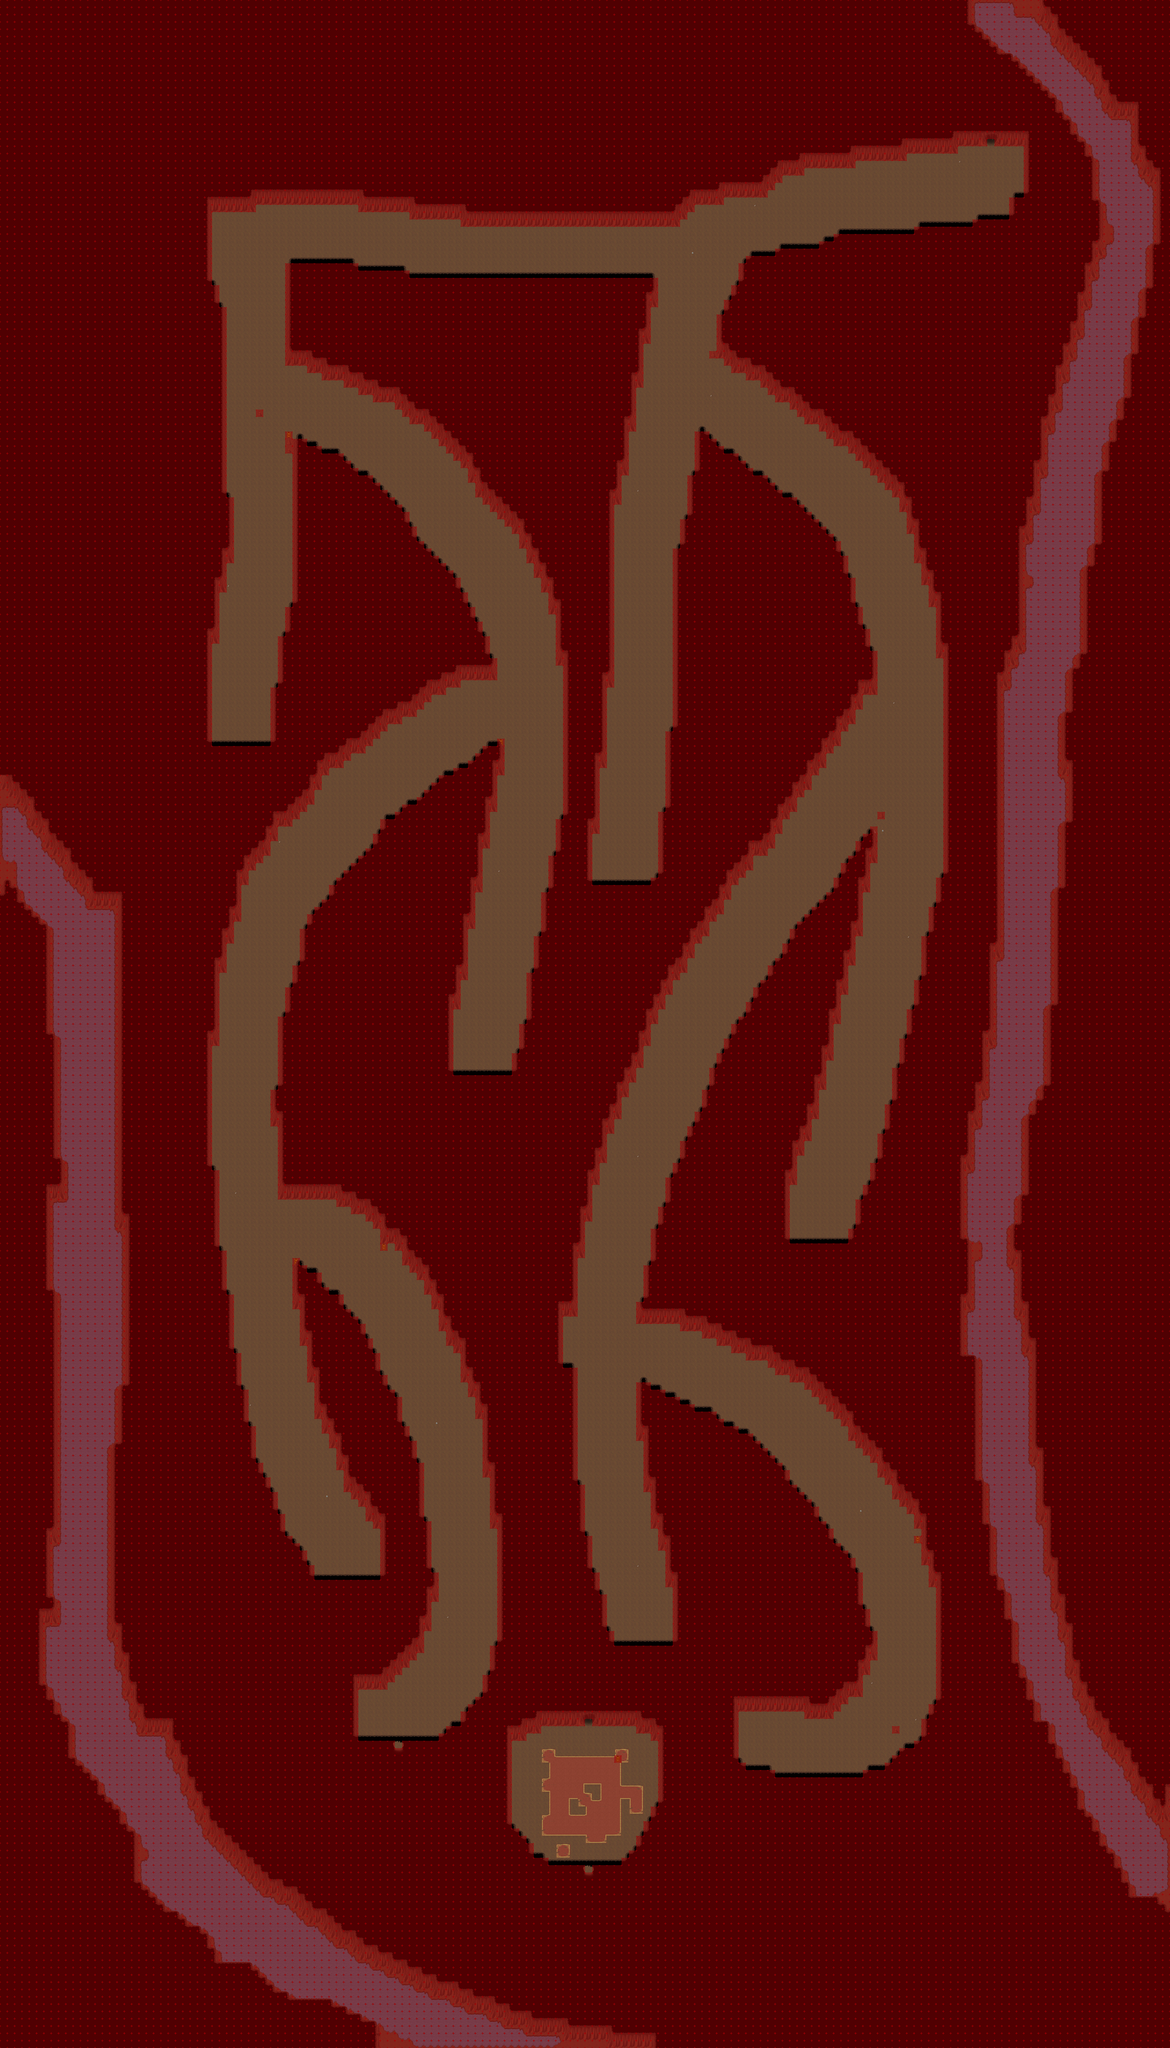

The image is a tile-based game level rendered from a .tmx file. Its description and source (layers, tilesets, objects; grid data summarised) follow:
An orthogonal 160x280 tile map with 32x32 px tiles, 5 tile layers (Ground, Fringe, Over, Collision, ...), 3 tilesets and 33 objects (26x Spawn, 4x fixme, 3x warp).

<map version="1.0" tiledversion="1.0.3" orientation="orthogonal" renderorder="right-down" width="160" height="280" tilewidth="32" tileheight="32" nextobjectid="36">
 <properties>
  <property name="author" value="Jesusalva" />
  <property name="license" value="GPL v2+, CC BY SA 3.0+" />
  <property name="manaplus version" value="2" />
  <property name="minimap" value="graphics/minimaps/008-2.png" />
  <property name="music" value="Unforgiving_Lands.ogg" />
  <property name="name" value="2nd Floor - Party Dungeon" />
 </properties>
 <tileset firstgid="1" name="collision" tilewidth="32" tileheight="32" tilecount="9" columns="3">
  <image source="../graphics/tilesets/collision.png" width="96" height="96" />
 </tileset>
 <tileset firstgid="10" name="cave" tilewidth="32" tileheight="32" tilecount="128" columns="16">
  <image source="../graphics/tilesets/cave.png" width="512" height="256" />
 </tileset>
 <tileset firstgid="138" name="cave_x2" tilewidth="32" tileheight="64" tilecount="16" columns="16">
  <image source="../graphics/tilesets/cave_x2.png" width="512" height="64" />
 </tileset>
 <layer name="Ground" width="160" height="280">
  <data>[44800 cells, 44800 non-empty, 63 distinct tile ids]</data>
 </layer>
 <layer name="Fringe" width="160" height="280">
  <data>[44800 cells, 12 non-empty, 3 distinct tile ids]</data>
 </layer>
 <layer name="Over" width="160" height="280">
  <data>[44800 cells, 923 non-empty, 9 distinct tile ids]</data>
 </layer>
 <layer name="Collision" width="160" height="280">
  <data>[44800 cells, 35905 non-empty, 1 distinct tile ids]</data>
 </layer>
 <layer name="Heights" width="160" height="280">
  <data>[44800 cells, 0 non-empty, 0 distinct tile ids]</data>
 </layer>
 <objectgroup name="Objects">
  <object id="1" name="Margin" type="fixme" x="0" y="0" width="640" height="640" />
  <object id="2" name="Margin" type="fixme" x="4480" y="8320" width="640" height="640" />
  <object id="4" name="Margin" type="fixme" x="4480" y="0" width="640" height="640" />
  <object id="5" name="Margin" type="fixme" x="0" y="8320" width="640" height="640" />
  <object id="6" name="First Floor" type="warp" x="4320" y="608" width="32" height="32">
   <properties>
    <property name="dest_map" value="008-0" />
    <property name="dest_x" value="0" />
    <property name="dest_y" value="0" />
    <property name="npc_id" value="SCRIPT" />
   </properties>
  </object>
  <object id="7" name="Third Floor" type="warp" x="2560" y="7520" width="32" height="32">
   <properties>
    <property name="dest_map" value="008-0" />
    <property name="dest_x" value="0" />
    <property name="dest_y" value="0" />
    <property name="npc_id" value="SCRIPT" />
   </properties>
  </object>
  <object id="8" name="Return" type="warp" x="2560" y="8160" width="32" height="32">
   <properties>
    <property name="dest_map" value="008-2" />
    <property name="dest_x" value="54" />
    <property name="dest_y" value="237" />
   </properties>
  </object>
 </objectgroup>
 <objectgroup color="#7fff00" name="Monsters Layer 1" visible="0">
  <object id="10" name="Slime Blast" type="Spawn" x="2048" y="7424" width="1024" height="832">
   <properties>
    <property name="death" value="15000" />
    <property name="max_beings" value="2" />
    <property name="monster_id" value="1090" />
    <property name="spawn" value="15000" />
   </properties>
  </object>
  <object id="11" name="Bandit" type="Spawn" x="832" y="5152" width="1376" height="2560">
   <properties>
    <property name="death" value="25000" />
    <property name="max_beings" value="4" />
    <property name="monster_id" value="1024" />
    <property name="spawn" value="25000" />
   </properties>
  </object>
  <object id="12" name="Mouboo" type="Spawn" x="2336" y="5664" width="2144" height="1728">
   <properties>
    <property name="death" value="25000" />
    <property name="max_beings" value="4" />
    <property name="monster_id" value="1023" />
    <property name="spawn" value="25000" />
   </properties>
  </object>
  <object id="13" name="Cave Snake" type="Spawn" x="736" y="512" width="3968" height="1280">
   <properties>
    <property name="death" value="25000" />
    <property name="max_beings" value="7" />
    <property name="monster_id" value="1035" />
    <property name="spawn" value="25000" />
   </properties>
  </object>
  <object id="14" name="Giant Maggot" type="Spawn" x="800" y="1792" width="2272" height="1184">
   <properties>
    <property name="death" value="25000" />
    <property name="max_beings" value="4" />
    <property name="monster_id" value="1031" />
    <property name="spawn" value="25000" />
   </properties>
  </object>
  <object id="15" name="Moggun" type="Spawn" x="2496" y="2976" width="544" height="960">
   <properties>
    <property name="death" value="25000" />
    <property name="max_beings" value="2" />
    <property name="monster_id" value="1070" />
    <property name="spawn" value="25000" />
   </properties>
  </object>
  <object id="16" name="Mana Bug" type="Spawn" x="640" y="2976" width="1824" height="2144">
   <properties>
    <property name="death" value="25000" />
    <property name="max_beings" value="6" />
    <property name="monster_id" value="1075" />
    <property name="spawn" value="25000" />
   </properties>
  </object>
  <object id="17" name="Copper Slime" type="Spawn" x="3072" y="7392" width="1504" height="864">
   <properties>
    <property name="death" value="25000" />
    <property name="max_beings" value="1" />
    <property name="monster_id" value="1088" />
    <property name="spawn" value="25000" />
   </properties>
  </object>
  <object id="18" name="Red Slime" type="Spawn" x="3072" y="1824" width="1376" height="1760">
   <properties>
    <property name="death" value="25000" />
    <property name="max_beings" value="6" />
    <property name="monster_id" value="1092" />
    <property name="spawn" value="25000" />
   </properties>
  </object>
  <object id="19" name="Yellow Slime" type="Spawn" x="3232" y="4480" width="1376" height="1120">
   <properties>
    <property name="death" value="25000" />
    <property name="max_beings" value="3" />
    <property name="monster_id" value="1091" />
    <property name="spawn" value="25000" />
   </properties>
  </object>
  <object id="20" name="Lava Slime" type="Spawn" x="2848" y="3552" width="1376" height="928">
   <properties>
    <property name="death" value="25000" />
    <property name="max_beings" value="2" />
    <property name="monster_id" value="1097" />
    <property name="spawn" value="25000" />
   </properties>
  </object>
  <object id="21" name="Snake" type="Spawn" x="2560" y="4512" width="608" height="1120">
   <properties>
    <property name="death" value="25000" />
    <property name="max_beings" value="2" />
    <property name="monster_id" value="1122" />
    <property name="spawn" value="25000" />
   </properties>
  </object>
 </objectgroup>
 <objectgroup color="#ff7f00" name="Monsters Layer 2" visible="0">
  <object id="22" name="Bandit" type="Spawn" x="512" y="768" width="1376" height="2560">
   <properties>
    <property name="death" value="25000" />
    <property name="max_beings" value="4" />
    <property name="monster_id" value="1024" />
    <property name="spawn" value="25000" />
   </properties>
  </object>
  <object id="23" name="Desert Log Head" type="Spawn" x="3136" y="512" width="1408" height="4992">
   <properties>
    <property name="death" value="25000" />
    <property name="max_beings" value="6" />
    <property name="monster_id" value="1127" />
    <property name="spawn" value="25000" />
   </properties>
  </object>
  </objectgroup>
 <objectgroup color="#7f00ff" name="Monsters Layer 3" visible="0">
  <!-- 5 objects omitted --></objectgroup>
</map>
<!-- 12 of 33 objects omitted -->
